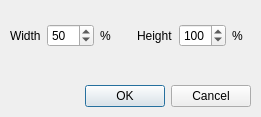
<?xml version="1.0" encoding="UTF-8"?>
<ui version="4.0">
 <class>DialogScale</class>
 <widget class="QDialog" name="DialogScale">
  <property name="geometry">
   <rect>
    <x>0</x>
    <y>0</y>
    <width>261</width>
    <height>117</height>
   </rect>
  </property>
  <property name="windowTitle">
   <string>Image Scale</string>
  </property>
  <widget class="QDialogButtonBox" name="buttonBox">
   <property name="geometry">
    <rect>
     <x>-10</x>
     <y>80</y>
     <width>261</width>
     <height>32</height>
    </rect>
   </property>
   <property name="orientation">
    <enum>Qt::Horizontal</enum>
   </property>
   <property name="standardButtons">
    <set>QDialogButtonBox::Cancel|QDialogButtonBox::Ok</set>
   </property>
  </widget>
  <widget class="QWidget" name="verticalLayoutWidget">
   <property name="geometry">
    <rect>
     <x>10</x>
     <y>10</y>
     <width>253</width>
     <height>51</height>
    </rect>
   </property>
   <layout class="QVBoxLayout" name="verticalLayout">
    <item>
     <layout class="QHBoxLayout" name="horizontalLayout">
      <item>
       <widget class="QLabel" name="label">
        <property name="text">
         <string>Width</string>
        </property>
       </widget>
      </item>
      <item>
       <widget class="QSpinBox" name="spinBox">
        <property name="minimum">
         <number>1</number>
        </property>
        <property name="maximum">
         <number>200</number>
        </property>
        <property name="value">
         <number>50</number>
        </property>
       </widget>
      </item>
      <item>
       <widget class="QLabel" name="label_3">
        <property name="text">
         <string>%</string>
        </property>
       </widget>
      </item>
      <item>
       <widget class="QLabel" name="label_2">
        <property name="text">
         <string>Height</string>
        </property>
       </widget>
      </item>
      <item>
       <widget class="QSpinBox" name="spinBox_2">
        <property name="minimum">
         <number>1</number>
        </property>
        <property name="maximum">
         <number>200</number>
        </property>
        <property name="value">
         <number>100</number>
        </property>
       </widget>
      </item>
      <item>
       <widget class="QLabel" name="label_4">
        <property name="text">
         <string>%</string>
        </property>
       </widget>
      </item>
     </layout>
    </item>
   </layout>
  </widget>
 </widget>
 <resources/>
 <connections>
  <connection>
   <sender>buttonBox</sender>
   <signal>accepted()</signal>
   <receiver>DialogScale</receiver>
   <slot>accept()</slot>
   <hints>
    <hint type="sourcelabel">
     <x>248</x>
     <y>254</y>
    </hint>
    <hint type="destinationlabel">
     <x>157</x>
     <y>274</y>
    </hint>
   </hints>
  </connection>
  <connection>
   <sender>buttonBox</sender>
   <signal>rejected()</signal>
   <receiver>DialogScale</receiver>
   <slot>reject()</slot>
   <hints>
    <hint type="sourcelabel">
     <x>316</x>
     <y>260</y>
    </hint>
    <hint type="destinationlabel">
     <x>286</x>
     <y>274</y>
    </hint>
   </hints>
  </connection>
 </connections>
</ui>
